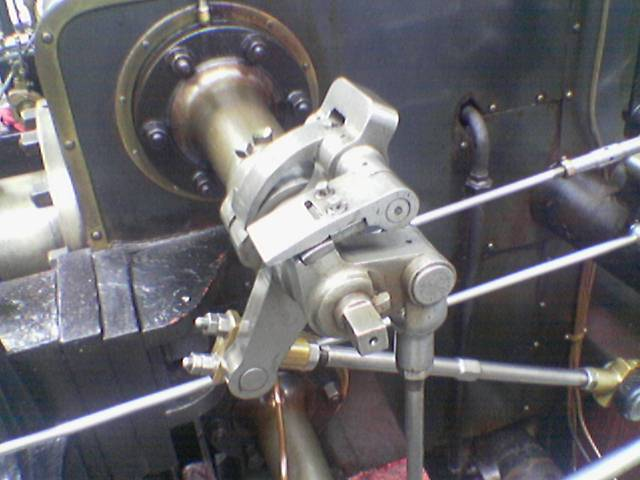
//> input picture 02. Filtering in Spatial Domain/lab/gear.jpg, 640 x 480 px
$ ./hw03_Noises_and_Gaussian_filter   (built with g++ and OpenCV 4)
//> lines starting //> are read from the running program, lines starting //| are printed output that depends on the picture; after the words box and inside, x2 and y2 are one past the last pixel; in counts of white or black regions, pixels touching at a corner belong together
#include <iostream>
using namespace std;

#include "opencv2/core/core.hpp"
#include "opencv2/highgui/highgui.hpp"
#include "opencv2/imgproc/imgproc.hpp"
using namespace cv;

#include <cmath>

void spreadSaltsAndPepperNoises(Mat img, int num[]);
double myKernelConv9x9(uchar *arr, double kernel[9][9], int x, int y, int width, int height);
Mat myGaussianFilter9x9(Mat srcImg);

int main()
{
    // Step 0
    Mat original_gray_img = imread("gear.jpg", 0);
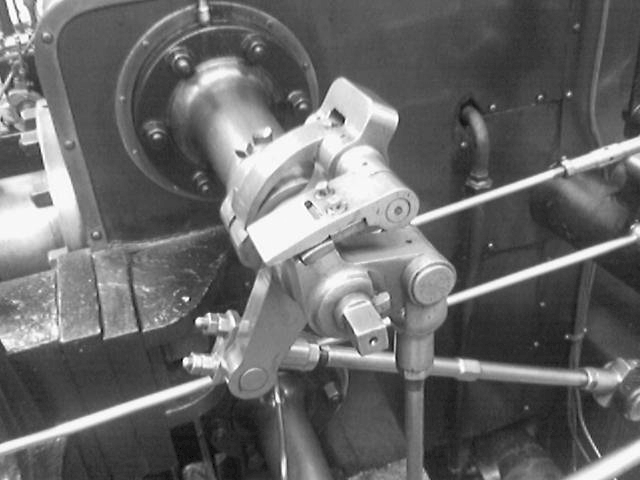
//> original_gray_img: 480 rows x 640 cols, CV_8UC1; min 0, max 255, mean 105.8
    imshow("original_gray_img", original_gray_img);

    // Step 1
    Mat noised_img = original_gray_img;
    int num[2] = {500, 500};
    spreadSaltsAndPepperNoises(noised_img, num);
    imshow("noised_img", noised_img);

    // Step 2
    Mat gaussian_filtered_img = myGaussianFilter9x9(noised_img);
    imshow("gaussian_filtered_img", gaussian_filtered_img);

    // Etc
    waitKey(0);
    destroyWindow("original_gray_img");
    destroyWindow("noised_img");
    destroyWindow("gaussian_filtered_img");

    return 0;
}

void spreadSaltsAndPepperNoises(Mat img, int num[])
{
    for (int color = 0; color < 2; color++)
    {
        for (int i = 0; i < num[color]; i++)
        {
            int x = rand() % img.cols;
            int y = rand() % img.rows;

            if (color == 0) // pepper (black noise)
            {
                if (img.channels() == 1) // grayscale
                {
                    img.at<uchar>(y, x) = 0;
                }
                else
                {
                    img.at<Vec3b>(y, x)[0] = 0;
                    img.at<Vec3b>(y, x)[1] = 0;
                    img.at<Vec3b>(y, x)[2] = 0;
                }
            }
            else if (color == 1) // salt (white noise)
            {
                if (img.channels() == 1) // grayscale
                {
                    img.at<uchar>(y, x) = 255;
                }
                else
                {
                    img.at<Vec3b>(y, x)[0] = 255;
                    img.at<Vec3b>(y, x)[1] = 255;
                    img.at<Vec3b>(y, x)[2] = 255;
                }
            }
        }
    }
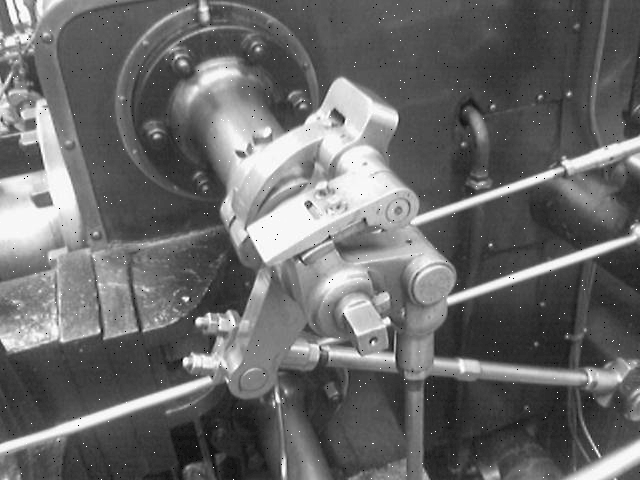
//> img: 480 rows x 640 cols, CV_8UC1; 0.32% of pixels changed, all inside (x1, y1, x2, y2) = (0, 1, 640, 480)
}

double myKernelConv9x9(uchar *arr, double kernel[9][9], int x, int y, int width, int height)
{
    double sum = 0;
    double sumKernel = 0;

    // 특정 화소의 모든 이웃화소에 대해 계산하도록 반복문 구성
    for (int j = -4; j <= 4; j++)
    {
        for (int i = -4; i <= 4; i++)
        {
            if ((y + j) >= 0 && (y + j) < height && (x + i) >= 0 && (x + i) < width)
            // 영상 가장자리에서 영상 밖의 화소를 읽지 않도록 하는 조건문
            {
                sum += arr[(y + j) * width + (x + i)] * kernel[i + 3][j + 3];
                sumKernel += kernel[i + 3][j + 3];
            }
        }
    }
    if (sumKernel != 0)
    {
        // 합이 1로 정규화되도록 하여 영상의 밝기변화 방지
        return sum / sumKernel;
    }
    else
    {
        return sum;
    }
}

Mat myGaussianFilter9x9(Mat srcImg)
{
    int width = srcImg.cols;
//> width = 640
    int height = srcImg.rows;
//> height = 480

    double kernel[9][9]; // 9x9 형태의 Gaussian 마스크 배열
    double sigma = 0.1;
    double sum = 0;

    for (int x = -4; x <= 4; x++)
    {
        for (int y = -4; y <= 4; y++)
        {
            // G(x, y) = {1/(2*pi*sigma^2)} * e^{-(x^2+y^2)/(2*sigma^2)}
            kernel[x + 4][y + 4] = 1 / (2 * 3.14 * sigma * sigma) * exp(-(x * x + y * y) / (2 * sigma * sigma));
            sum = sum + kernel[x + 4][y + 4];
        }
    }

    Mat dstImg(srcImg.size(), CV_8UC1);
    uchar *srcData = srcImg.data;
    uchar *dstData = dstImg.data;

    for (int y = 0; y < height; y++)
    {
        for (int x = 0; x < width; x++)
        {
            dstData[y * width + x] = myKernelConv9x9(srcData, kernel, x, y, width, height);
            // 앞서 구현한 convolution에 마스크 배열을 입력해 사용
        }
    }
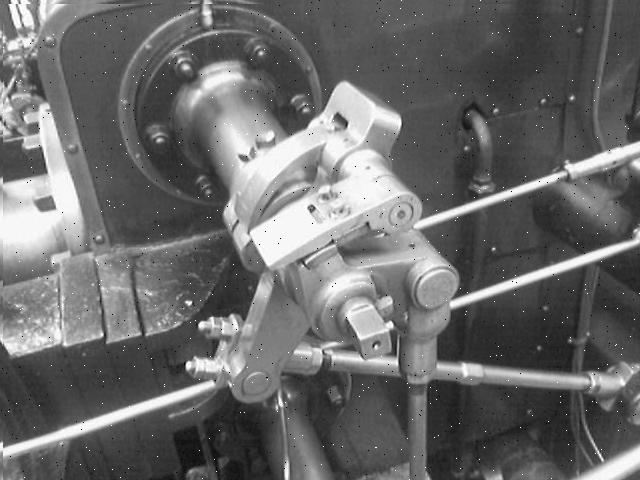
//> dstImg: 480 rows x 640 cols, CV_8UC1; min 0, max 255, mean 106

    return dstImg;
}
